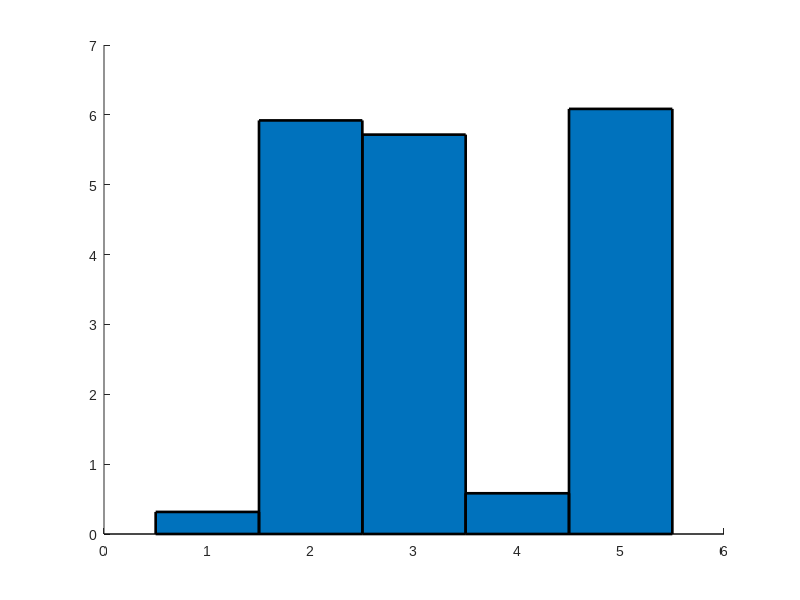

This figure's MATLAB source: (Note: this script raises an error after producing the figure.)
clear;
close all;
clc;

set(0,'defaultAxesFontName','Arial');
resolutionScaling = 96/get(0,'ScreenPixelsPerInch');
fontSize = 16*resolutionScaling;
lineWidth = 2*resolutionScaling;

% This bars pretty  much match the ones in Matlab:
% b = bar([sort(10*rand(1,2));sort(10*rand(1,2),'descend')],1,'LineWidth',lineWidth');
% b = bar([sort(10*rand(1,3));sort(10*rand(1,3),'descend')],1,'LineWidth',lineWidth');
% b = bar([sort(10*rand(1,5));sort(10*rand(1,5),'descend')],1,'LineWidth',lineWidth');
% b = bar([sort(10*rand(1,10));sort(10*rand(1,10),'descend')],1,'LineWidth',lineWidth');
% b = bar([sort(10*rand(1,10));sort(10*rand(1,10),'descend')],0.5,'LineWidth',lineWidth');
% b = bar([sort(10*rand(1,16));sort(10*rand(1,16),'descend')],1,'LineWidth',lineWidth');
% b = bar([sort(10*rand(1,30));sort(10*rand(1,30),'descend')],1,'LineWidth',lineWidth');
% b = bar([sort(10*rand(1,10));sort(10*rand(1,10),'descend');sort(10*rand(1,10))],0.8,'LineWidth',lineWidth');

% Baseline offset and arbitrary separation
% b = bar(([0:4,8])/100,[0:4,8],0.8,'BaseValue',5,'LineWidth',lineWidth);

% ungrouped bars
figure
hold on
b1 = bar(10*rand(1,5),1,'LineWidth',lineWidth');
b1.UserData = 'ungrouped';
b2 = bar(-10*rand(1,5),1,'LineWidth',lineWidth');
b2.UserData = 'ungrouped';

% Stacked Layout
% b = bar([sort(10*rand(1,10));sort(10*rand(1,10),'descend');sort(10*rand(1,10))]',0.8,'stacked','LineWidth',lineWidth');

% TODO:
% b = bar(1:10,'horizontal','on');
% b = scatter(1:10,10:-1:1);
% b = stairs([1:10;10:-1:1]');

set(gca,'Fontsize',fontSize,'LineWidth',lineWidth)

xlabel('X','Fontsize',fontSize)
ylabel('Y','Fontsize',fontSize)
% zlabel('Z','Fontsize',fontSize)

plot2svg('bar_test.svg')
% saveas(gca,'bar_test_saveas.svg')

% plot2svg('bar_stacked.svg')
% saveas(gca,'bar_stacked_saveas.svg')
